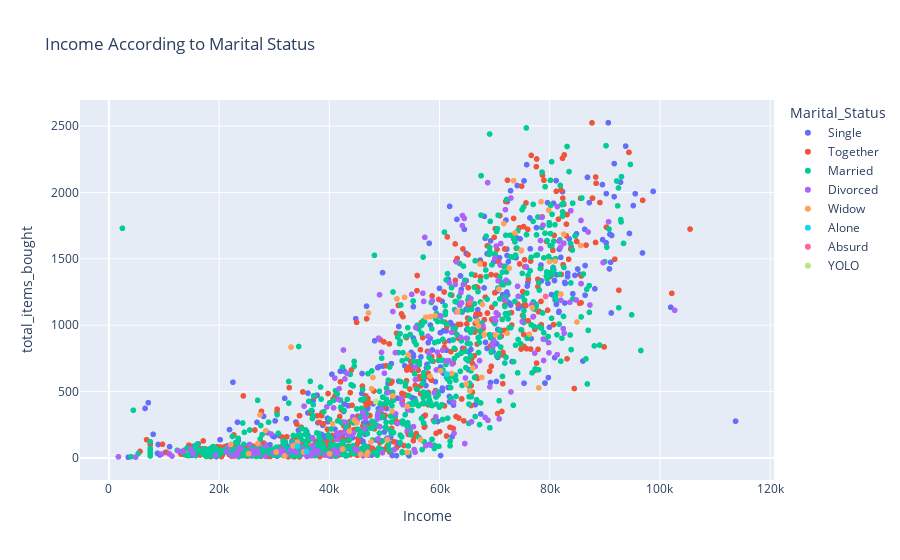

Here is the notebook cell this chart was saved with:
### Markdown cell above
Customers with a PhD earn and spend more than any other customers with different educational background. And, not so surprisingly Basic level educated customers earn and spend the least amount of money.

And when we investigate the number of customers in each group, it is wise to investigate what customers buy with different educational backgrounds.

### Code cell
px.scatter(market,
           x = 'Income',
           y= 'total_items_bought',
           color = 'Marital_Status',
           title = 'Income According to Marital Status', )

### Figure 1 — Plotly figure (JSON) as saved in the notebook; plotly's stock layout.template omitted (floating-point values rounded to 4 significant figures; data arrays with more than 128 entries replaced by an {"elided": "..."} marker saying what was removed)
{"data": [{"hovertemplate": "Marital_Status=Single<br>Income=%{x}<br>total_items_bought=%{y}<extra></extra>", "legendgroup": "Single", "marker": {"color": "#636efa", "symbol": "circle"}, "mode": "markers", "name": "Single", "showlegend": true, "type": "scattergl", "x": {"elided": "470 int values"}, "xaxis": "x", "y": {"elided": "470 int values"}, "yaxis": "y"}, {"hovertemplate": "Marital_Status=Together<br>Income=%{x}<br>total_items_bought=%{y}<extra></extra>", "legendgroup": "Together", "marker": {"color": "#EF553B", "symbol": "circle"}, "mode": "markers", "name": "Together", "showlegend": true, "type": "scattergl", "x": {"elided": "568 int values"}, "xaxis": "x", "y": {"elided": "568 int values"}, "yaxis": "y"}, {"hovertemplate": "Marital_Status=Married<br>Income=%{x}<br>total_items_bought=%{y}<extra></extra>", "legendgroup": "Married", "marker": {"color": "#00cc96", "symbol": "circle"}, "mode": "markers", "name": "Married", "showlegend": true, "type": "scattergl", "x": {"elided": "854 int values"}, "xaxis": "x", "y": {"elided": "854 int values"}, "yaxis": "y"}, {"hovertemplate": "Marital_Status=Divorced<br>Income=%{x}<br>total_items_bought=%{y}<extra></extra>", "legendgroup": "Divorced", "marker": {"color": "#ab63fa", "symbol": "circle"}, "mode": "markers", "name": "Divorced", "showlegend": true, "type": "scattergl", "x": {"elided": "230 int values"}, "xaxis": "x", "y": {"elided": "230 int values"}, "yaxis": "y"}, {"hovertemplate": "Marital_Status=Widow<br>Income=%{x}<br>total_items_bought=%{y}<extra></extra>", "legendgroup": "Widow", "marker": {"color": "#FFA15A", "symbol": "circle"}, "mode": "markers", "name": "Widow", "showlegend": true, "type": "scattergl", "x": [42429, 65486, 67680, 47916, 44551, 73455, 79946, 27038, 30372, 62187, 27421, 51529, 70165, 50520, 31880, 28457, 53653, 47682, 43638, 85620, 79800, 42429, 45006, 54162, 72298, 58330, 66731, 47570, 58330, 46984, 80995, 51390, 45684, 52278, 46779, 35340, 78028, 63285, 57513, 67369, 59184, 33438, 40049, 78427, 64866, 82032, 67786, 66033, 47111, 56551, 34213, 25358, 73705, 82571, 51569, 30372, 54111, 84953, 60208, 33051, 52278, 54356, 70792, 76842, 56551, 71670, 72643, 68117, 76320, 67046, 22123, 58275, 40590, 40590, 74859, 82032], "xaxis": "x", "y": [67, 507, 606, 606, 285, 2088, 1478, 107, 44, 636, 324, 467, 926, 135, 15, 205, 1210, 521, 201, 1600, 1867, 67, 266, 42, 939, 1064, 1029, 121, 1064, 41, 1482, 353, 28, 1198, 23, 45, 528, 1103, 1060, 1461, 1072, 90, 32, 1930, 556, 1234, 1156, 677, 1092, 138, 117, 32, 1695, 1686, 467, 44, 388, 1024, 656, 835, 1198, 775, 1272, 1130, 138, 1766, 1429, 930, 932, 993, 102, 615, 258, 258, 1565, 1234], "yaxis": "y"}, {"hovertemplate": "Marital_Status=Alone<br>Income=%{x}<br>total_items_bought=%{y}<extra></extra>", "legendgroup": "Alone", "marker": {"color": "#19d3f3", "symbol": "circle"}, "mode": "markers", "name": "Alone", "showlegend": true, "type": "scattergl", "x": [61331, 35860, 34176], "xaxis": "x", "y": [632, 49, 89], "yaxis": "y"}, {"hovertemplate": "Marital_Status=Absurd<br>Income=%{x}<br>total_items_bought=%{y}<extra></extra>", "legendgroup": "Absurd", "marker": {"color": "#FF6692", "symbol": "circle"}, "mode": "markers", "name": "Absurd", "showlegend": true, "type": "scattergl", "x": [79244, 65487], "xaxis": "x", "y": [1216, 1169], "yaxis": "y"}, {"hovertemplate": "Marital_Status=YOLO<br>Income=%{x}<br>total_items_bought=%{y}<extra></extra>", "legendgroup": "YOLO", "marker": {"color": "#B6E880", "symbol": "circle"}, "mode": "markers", "name": "YOLO", "showlegend": true, "type": "scattergl", "x": [48432, 48432], "xaxis": "x", "y": [424, 424], "yaxis": "y"}], "layout": {"legend": {"title": {"text": "Marital_Status"}, "tracegroupgap": 0}, "title": {"text": "Income According to Marital Status"}, "xaxis": {"anchor": "y", "domain": [0, 1], "title": {"text": "Income"}}, "yaxis": {"anchor": "x", "domain": [0, 1], "title": {"text": "total_items_bought"}}}}
